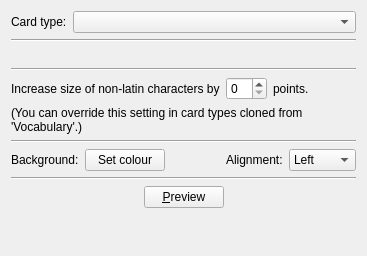
<?xml version="1.0" encoding="UTF-8"?>
<ui version="4.0">
 <class>ConfigurationWdgtCardAppearance</class>
 <widget class="QWidget" name="ConfigurationWdgtCardAppearance">
  <property name="geometry">
   <rect>
    <x>0</x>
    <y>0</y>
    <width>367</width>
    <height>256</height>
   </rect>
  </property>
  <property name="windowTitle">
   <string>Form</string>
  </property>
  <layout class="QVBoxLayout" name="verticalLayout_2">
   <item>
    <layout class="QVBoxLayout" name="verticalLayout">
     <item>
      <layout class="QHBoxLayout" name="horizontalLayout">
       <item>
        <widget class="QLabel" name="label_2">
         <property name="text">
          <string>Card type:</string>
         </property>
        </widget>
       </item>
       <item>
        <widget class="QComboBox" name="card_types_widget">
         <property name="sizePolicy">
          <sizepolicy hsizetype="MinimumExpanding" vsizetype="Fixed">
           <horstretch>0</horstretch>
           <verstretch>0</verstretch>
          </sizepolicy>
         </property>
        </widget>
       </item>
      </layout>
     </item>
     <item>
      <widget class="Line" name="line_4">
       <property name="orientation">
        <enum>Qt::Horizontal</enum>
       </property>
      </widget>
     </item>
     <item>
      <layout class="QGridLayout" name="gridLayout">
       <item row="0" column="0">
        <spacer name="horizontalSpacer_2">
         <property name="orientation">
          <enum>Qt::Horizontal</enum>
         </property>
         <property name="sizeHint" stdset="0">
          <size>
           <width>40</width>
           <height>20</height>
          </size>
         </property>
        </spacer>
       </item>
       <item row="0" column="1">
        <spacer name="horizontalSpacer_3">
         <property name="orientation">
          <enum>Qt::Horizontal</enum>
         </property>
         <property name="sizeHint" stdset="0">
          <size>
           <width>40</width>
           <height>20</height>
          </size>
         </property>
        </spacer>
       </item>
       <item row="0" column="2">
        <spacer name="horizontalSpacer_4">
         <property name="orientation">
          <enum>Qt::Horizontal</enum>
         </property>
         <property name="sizeHint" stdset="0">
          <size>
           <width>40</width>
           <height>20</height>
          </size>
         </property>
        </spacer>
       </item>
      </layout>
     </item>
     <item>
      <widget class="Line" name="line">
       <property name="orientation">
        <enum>Qt::Horizontal</enum>
       </property>
      </widget>
     </item>
     <item>
      <layout class="QHBoxLayout" name="horizontalLayout_2">
       <item>
        <widget class="QLabel" name="label_non_latin_1">
         <property name="text">
          <string>Increase size of non-latin characters by</string>
         </property>
        </widget>
       </item>
       <item>
        <widget class="QSpinBox" name="non_latin_font_size_increase"/>
       </item>
       <item>
        <widget class="QLabel" name="label_non_latin_2">
         <property name="text">
          <string>points.</string>
         </property>
        </widget>
       </item>
       <item>
        <spacer name="horizontalSpacer_7">
         <property name="orientation">
          <enum>Qt::Horizontal</enum>
         </property>
         <property name="sizeHint" stdset="0">
          <size>
           <width>40</width>
           <height>20</height>
          </size>
         </property>
        </spacer>
       </item>
      </layout>
     </item>
     <item>
      <widget class="QLabel" name="label_non_latin_3">
       <property name="text">
        <string>(You can override this setting in card types cloned from 'Vocabulary'.)</string>
       </property>
       <property name="wordWrap">
        <bool>true</bool>
       </property>
      </widget>
     </item>
     <item>
      <widget class="Line" name="line_non_latin">
       <property name="orientation">
        <enum>Qt::Horizontal</enum>
       </property>
      </widget>
     </item>
     <item>
      <layout class="QHBoxLayout" name="horizontal_layout_bg_colour">
       <item>
        <widget class="QLabel" name="bg_label">
         <property name="text">
          <string>Background:</string>
         </property>
        </widget>
       </item>
       <item>
        <widget class="QPushButton" name="background_button">
         <property name="text">
          <string>Set colour</string>
         </property>
        </widget>
       </item>
       <item>
        <spacer name="horizontalSpacer_6">
         <property name="orientation">
          <enum>Qt::Horizontal</enum>
         </property>
         <property name="sizeHint" stdset="0">
          <size>
           <width>40</width>
           <height>20</height>
          </size>
         </property>
        </spacer>
       </item>
       <item>
        <widget class="QLabel" name="align_label">
         <property name="text">
          <string>Alignment:</string>
         </property>
        </widget>
       </item>
       <item>
        <widget class="QComboBox" name="alignment">
         <property name="font">
          <font>
           <italic>false</italic>
          </font>
         </property>
         <item>
          <property name="text">
           <string>Left</string>
          </property>
         </item>
         <item>
          <property name="text">
           <string>Center</string>
          </property>
         </item>
         <item>
          <property name="text">
           <string>Right</string>
          </property>
         </item>
        </widget>
       </item>
      </layout>
     </item>
     <item>
      <widget class="Line" name="line_2">
       <property name="orientation">
        <enum>Qt::Horizontal</enum>
       </property>
      </widget>
     </item>
     <item>
      <layout class="QHBoxLayout" name="horizontalLayout_5">
       <item>
        <spacer name="horizontalSpacer_5">
         <property name="orientation">
          <enum>Qt::Horizontal</enum>
         </property>
         <property name="sizeHint" stdset="0">
          <size>
           <width>40</width>
           <height>20</height>
          </size>
         </property>
        </spacer>
       </item>
       <item>
        <widget class="QPushButton" name="preview_button">
         <property name="text">
          <string>&amp;Preview</string>
         </property>
         <property name="autoDefault">
          <bool>false</bool>
         </property>
        </widget>
       </item>
       <item>
        <spacer name="horizontalSpacer">
         <property name="orientation">
          <enum>Qt::Horizontal</enum>
         </property>
         <property name="sizeHint" stdset="0">
          <size>
           <width>40</width>
           <height>20</height>
          </size>
         </property>
        </spacer>
       </item>
      </layout>
     </item>
     <item>
      <spacer name="verticalSpacer">
       <property name="orientation">
        <enum>Qt::Vertical</enum>
       </property>
       <property name="sizeHint" stdset="0">
        <size>
         <width>20</width>
         <height>40</height>
        </size>
       </property>
      </spacer>
     </item>
    </layout>
   </item>
  </layout>
 </widget>
 <resources/>
 <connections>
  <connection>
   <sender>preview_button</sender>
   <signal>clicked()</signal>
   <receiver>ConfigurationWdgtCardAppearance</receiver>
   <slot>preview</slot>
   <hints>
    <hint type="sourcelabel">
     <x>45</x>
     <y>155</y>
    </hint>
    <hint type="destinationlabel">
     <x>148</x>
     <y>87</y>
    </hint>
   </hints>
  </connection>
  <connection>
   <sender>card_types_widget</sender>
   <signal>currentIndexChanged(QString)</signal>
   <receiver>ConfigurationWdgtCardAppearance</receiver>
   <slot>card_type_changed</slot>
   <hints>
    <hint type="sourcelabel">
     <x>193</x>
     <y>18</y>
    </hint>
    <hint type="destinationlabel">
     <x>159</x>
     <y>80</y>
    </hint>
   </hints>
  </connection>
  <connection>
   <sender>background_button</sender>
   <signal>clicked()</signal>
   <receiver>ConfigurationWdgtCardAppearance</receiver>
   <slot>update_background_colour</slot>
   <hints>
    <hint type="sourcelabel">
     <x>148</x>
     <y>50</y>
    </hint>
    <hint type="destinationlabel">
     <x>107</x>
     <y>50</y>
    </hint>
   </hints>
  </connection>
  <connection>
   <sender>alignment</sender>
   <signal>activated(int)</signal>
   <receiver>ConfigurationWdgtCardAppearance</receiver>
   <slot>update_alignment</slot>
   <hints>
    <hint type="sourcelabel">
     <x>299</x>
     <y>90</y>
    </hint>
    <hint type="destinationlabel">
     <x>171</x>
     <y>74</y>
    </hint>
   </hints>
  </connection>
 </connections>
</ui>
